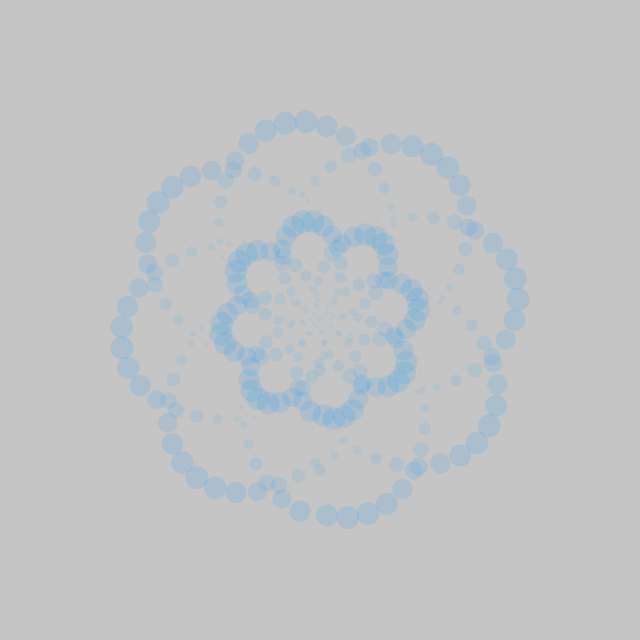
Frame 1 (no input)
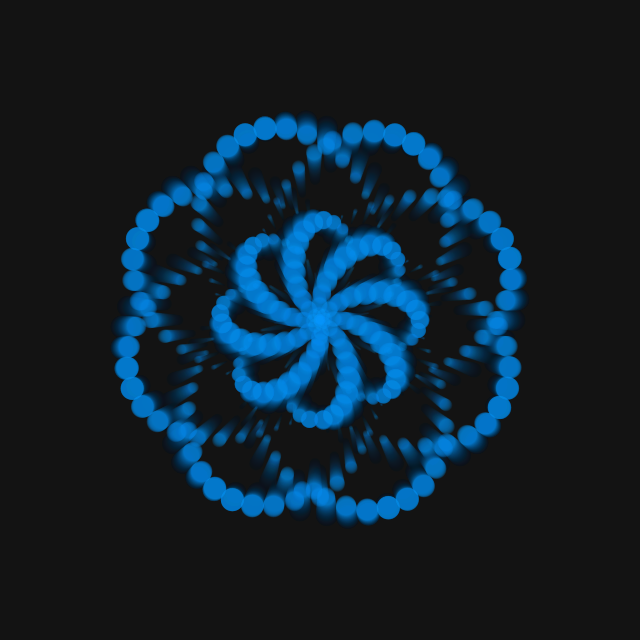
Frame 60 (the mouse pressed at the canvas centre just before this capture)
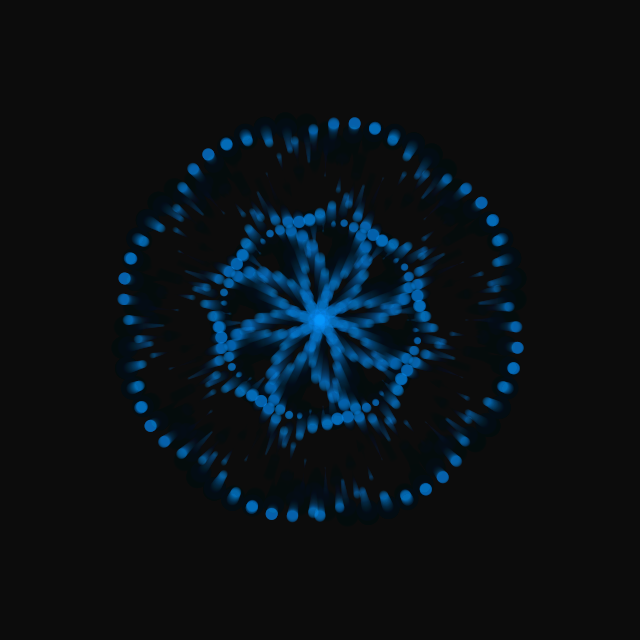
Frame 120 (the mouse held since frame 60 and released just before this capture)

The Processing sketch that drew these frames (run headless with seeded random() and noise(); from frame 60 on, the mouse is pressed at the canvas centre):

// Processing sketch: processing_158737
// ── processing_158737.pde

float num;
void setup(){
  size(640, 640);
  noStroke();
}

void draw(){
   /* Fading trick */
   fill(0, 10);
   rect(0, 0, width, height);
   
   translate(width/2, height/2);
   /* Make mouseX values between 100 and 200. */
   float maxX = map(mouseX, 0, width, 100, 200);
   /* Change i+=1 to i+=2 for a simpler effect */
   for(int i = 0; i < 360; i+=2){
     float x = sin(radians(i));
     float y = cos(radians(i));
     /* 
       Variable d is finding the distance from the stationary location (x and y) to the moving coords. The moving
       coords could of been put into their own variable but I like compact code so i chose a different way. Because the
       moving coords would have the same component as x and y but multiplied by different values, I chose to just
       multiply them in the variable d. 
       
       This is a little trick but look at the variable d. I multiply x and y by maxX which is the mouse movement, but
       I also multiply x and y by the moving values. 
     */
     float d = map(dist(x*maxX, y*maxX, x*(150+sin(i+num) * 50), y*(150+sin(i+num) * 50)), 0, 200, 1, 45);
     fill(0, 150, 255, 10+d);
     /* Same deal with the variable d. I also use d for size. */
     ellipse(x*(150+sin(i+num) * 50), y*(150+sin(i+num) * 50), d, d);
     ellipse(x*(50+sin(i-num) * 50), y*(50+sin(i-num) * 50), d, d);
   }
   num+=0.01;
}
